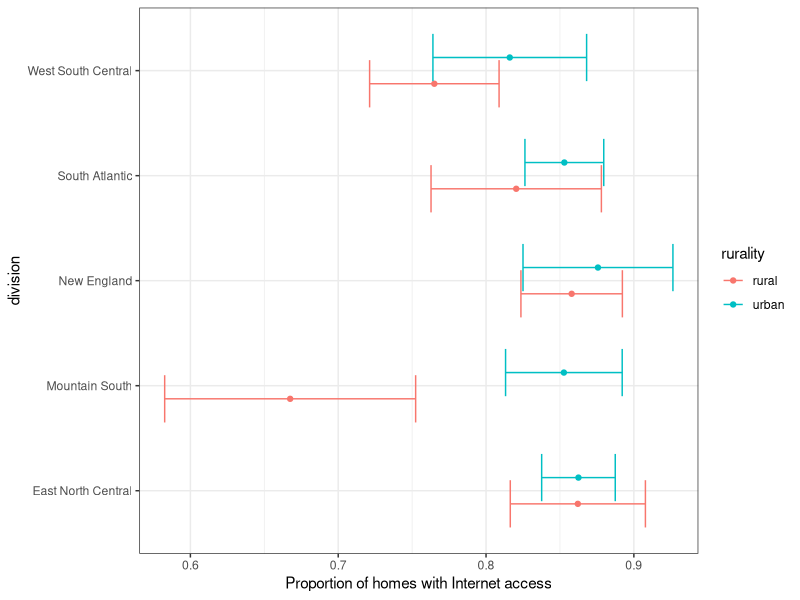
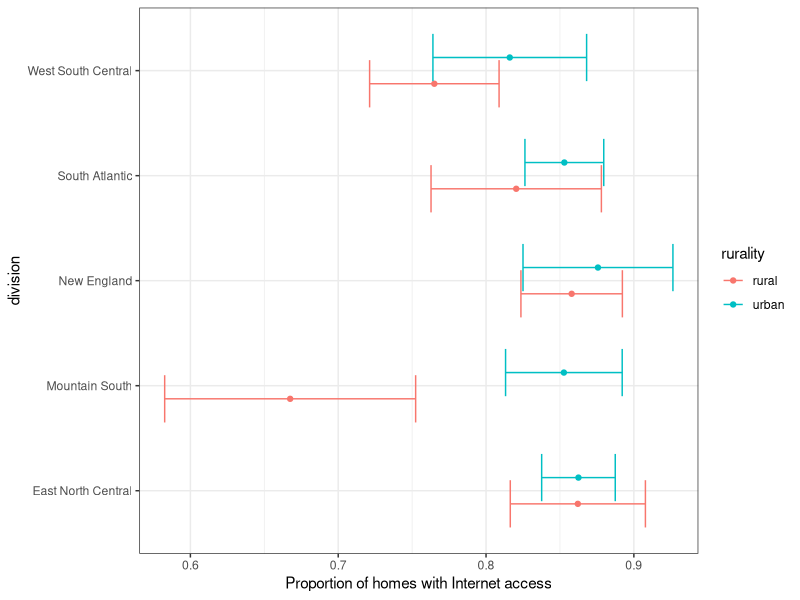
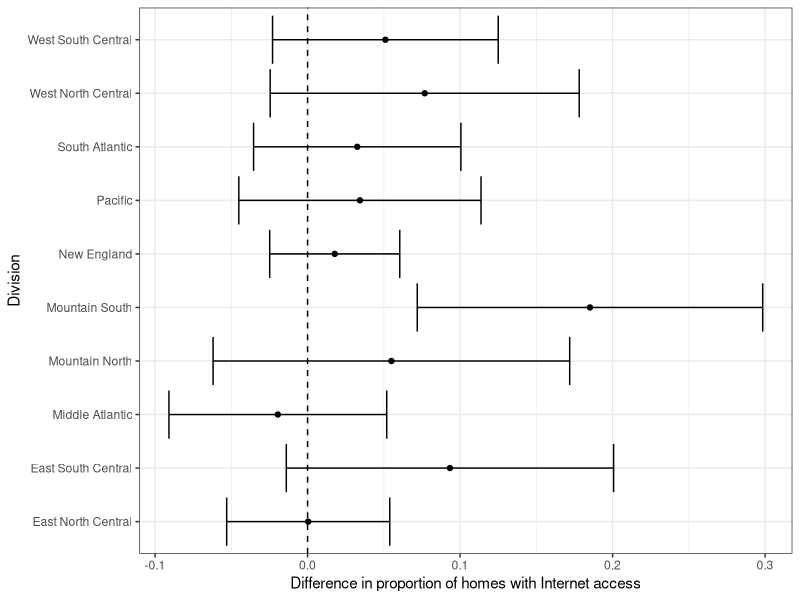
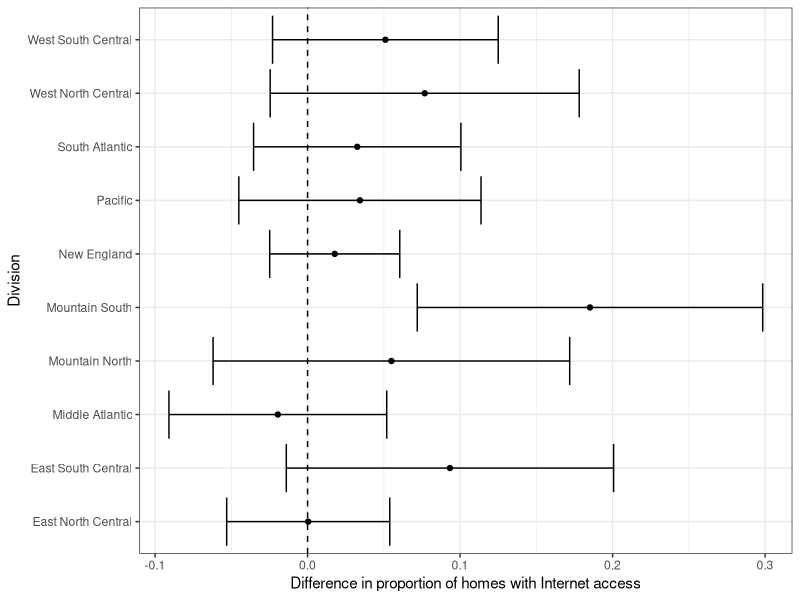
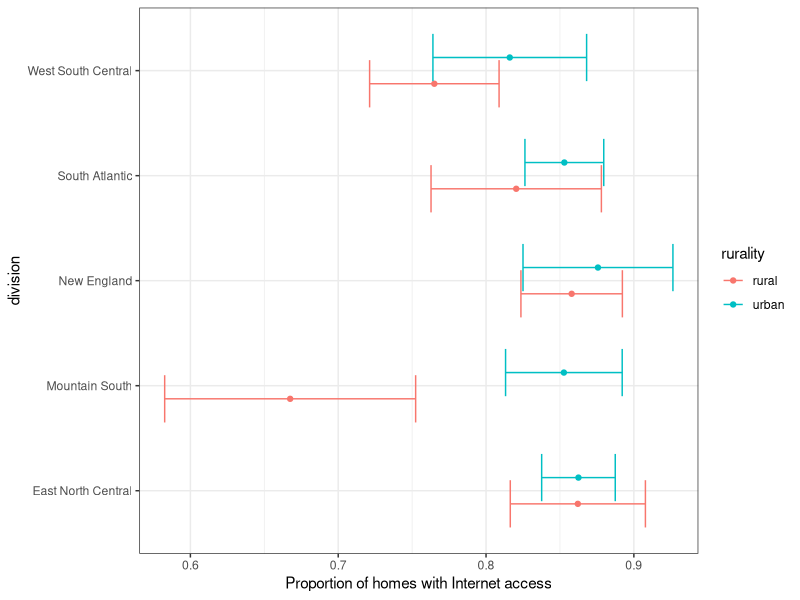
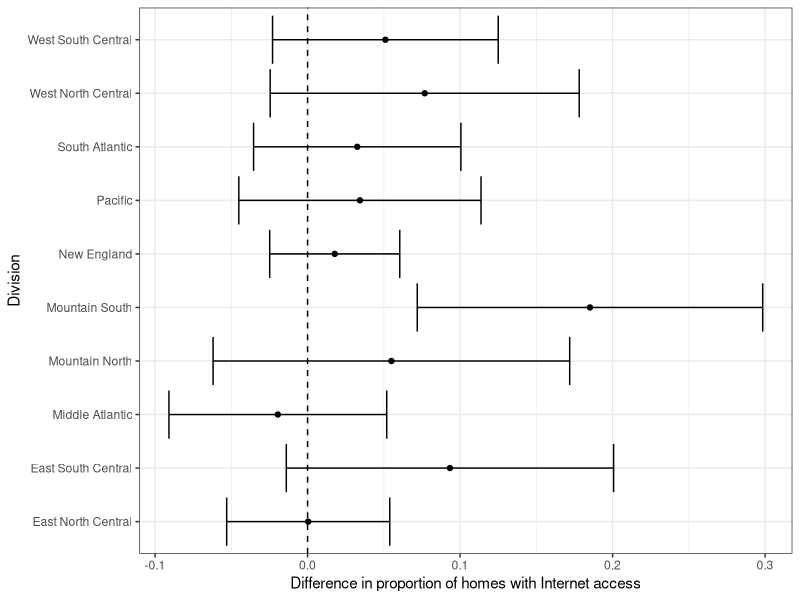

Recreate these plots in R, in order.
## ---- chunk 1
knitr::opts_chunk$set(echo = TRUE)
## ---- chunk 2
# libraries
library(tidyverse)

# read in summary results
q2_df = readr::read_delim("./w4_p2_RECS2015_internet.csv", delim = ",")
## ---- chunk 3
# reshape for plotting
plot_data = q2_df %>%
  pivot_longer(cols = starts_with('p_int'), names_prefix = 'p_int',
               names_to = 'var') %>%
  mutate( rurality = stringr::str_replace_all(var, '_.*', ''),
          type = ifelse( grepl('_', var), 
                        stringr::str_replace_all(var, '.*_', ''),
                        'est'
                        )
  ) %>%
  pivot_wider(id_cols = c('division', 'rurality'), 
              names_from = type, 
              values_from = value
  ) 
plot_data
## ---- chunk 4
cap = paste("**Figure 1.** *Proportion of homes with internet access in each",
            "Census Division.*")

# Use ggplot to produce a figure `p1` matching what is shown using the
#  data above. 
# 
p1 = plot_data %>% filter(rurality == c("rural","urban")) %>% 
     ggplot(aes(x = est, y = division, color = rurality)) +
     geom_point(position = position_dodge2(width = 0.5)) +
     geom_errorbarh(aes(xmin = lwr, xmax = upr),
                    position = position_dodge(width = 0.5)) +
     theme_bw() +
     xlab("Proportion of homes with Internet access")
     ylab("Division")
p1
# Remove comments to plot and save
ggsave('w4_p2_q1_plot.png', p1)
p1
## ---- chunk 5
cap = paste("**Figure 2.** *Difference (urban less rural) in proportion of",
  "homes with internet access in each Census Division.*")

# Use ggplot to produce a figure `p2` matching what is shown using the
#  data above. 
p2 = plot_data %>% filter(rurality == "diff") %>% 
     ggplot(aes(x = est, y = division)) +
     geom_point() +
     geom_vline(xintercept = 0, linetype = "dashed") +
     geom_errorbarh(aes(xmin = lwr, xmax = upr)) +
     theme_bw() +
     xlab("Difference in proportion of homes with Internet access") +
     ylab("Division")
p2
# Remove comments to plot and save
ggsave('w4_p2_q2_plot.png', p2)
p2

